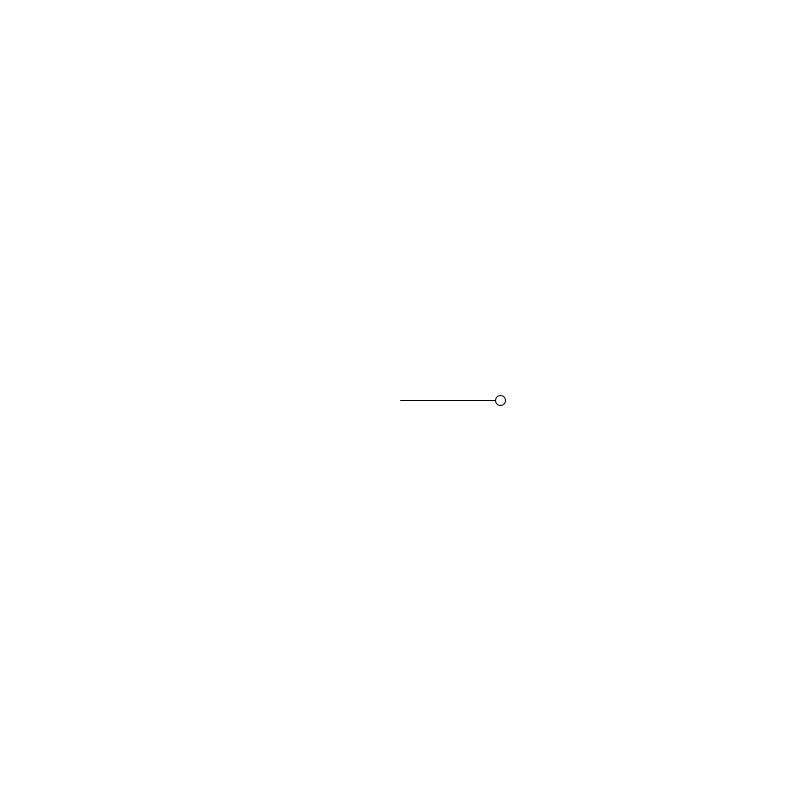
Frame 1 (no input)
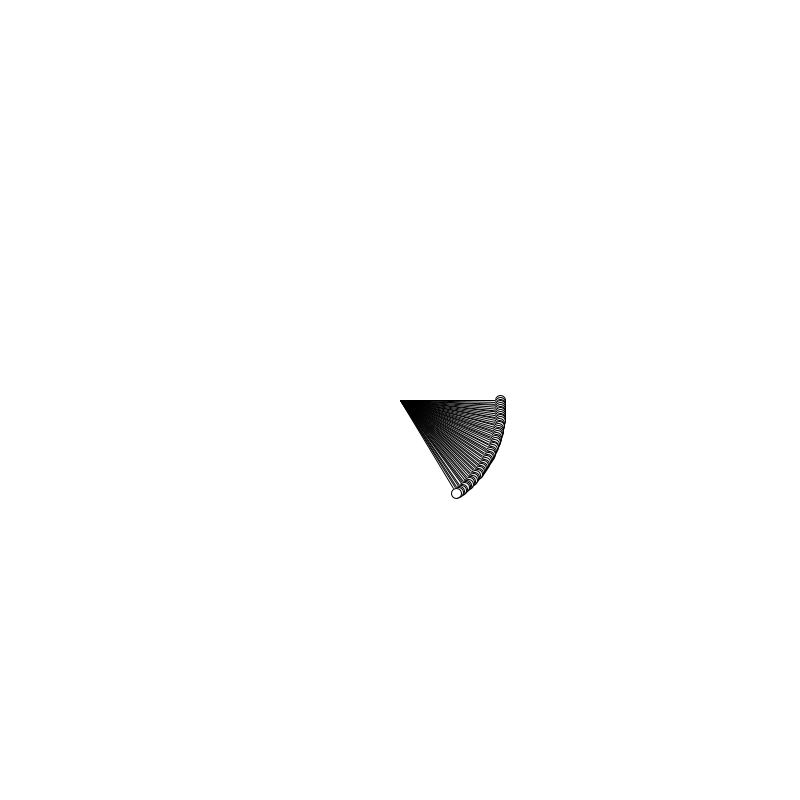
Frame 60 (the mouse pressed at the canvas centre just before this capture)
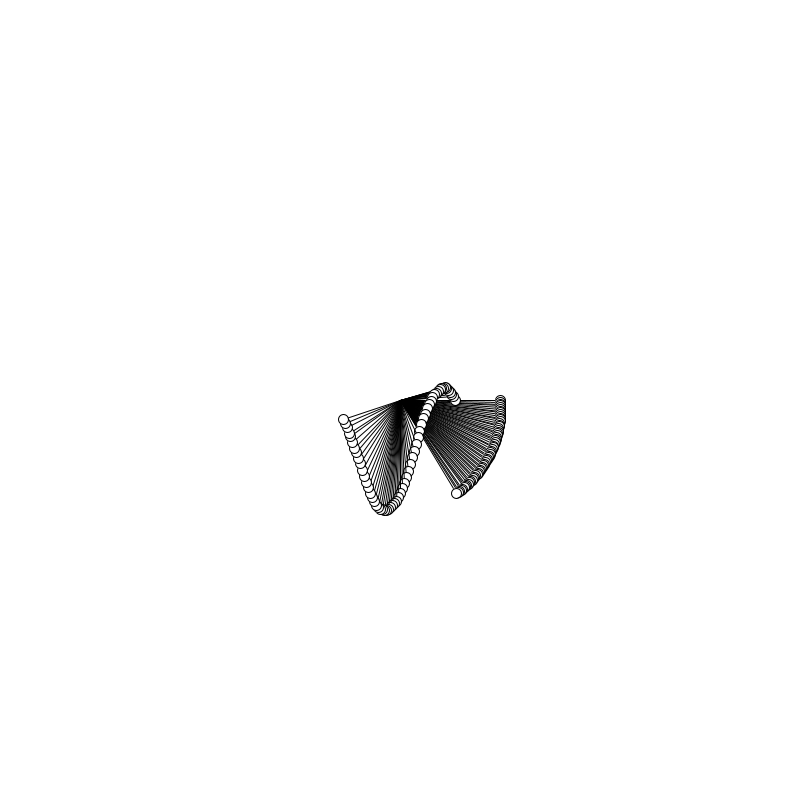
Frame 120 (the mouse held since frame 60 and released just before this capture)

The Processing sketch that drew these frames (run headless with seeded random() and noise(); from frame 60 on, the mouse is pressed at the canvas centre):

// Processing sketch: processing_70456
// ── processing_70456.pde

float r; //radius
int theta;
float xoff = 0.0f;
boolean grow;
void setup() {  
  size (800, 800);
  smooth();
  background(255);
  r = 100;
  theta = 0;
  grow = true;
}
 
 
void draw() {
 drawStick();
 theta++;
 float increment = .15;
 if(r > height/2) 
   grow = false;
 else if(r < height/8) 
   grow = true; 
 
 if(grow)
   r+= .15;
 else
   r-=.15;
}

float calcY() {
  float amplitude = mouseX;
  float dy = 0.0f;
  
  int mousePos = round(mouseX % 100);
  if(mousePos < 300)
    dy = .01f; 
  else if(mousePos < 600)
    dy = .02f;
  else  
    dy = .03f;
   
  xoff += dy; 
  
  return (2*noise(xoff)-1)*amplitude;    // Option #2
}

void drawStick() {
  float endX = round(r*cos(radians(theta))) + width/2; //width+2 x coord to right position otherwise x = zero is all the way to the left of screen when it should be in the center
  float endY = round(r*sin(radians(theta))) + height/2;
  float y = calcY();
  line(width/2, height/2, endX, endY+y);
  ellipse(endX, endY+y, 10, 10);
}
